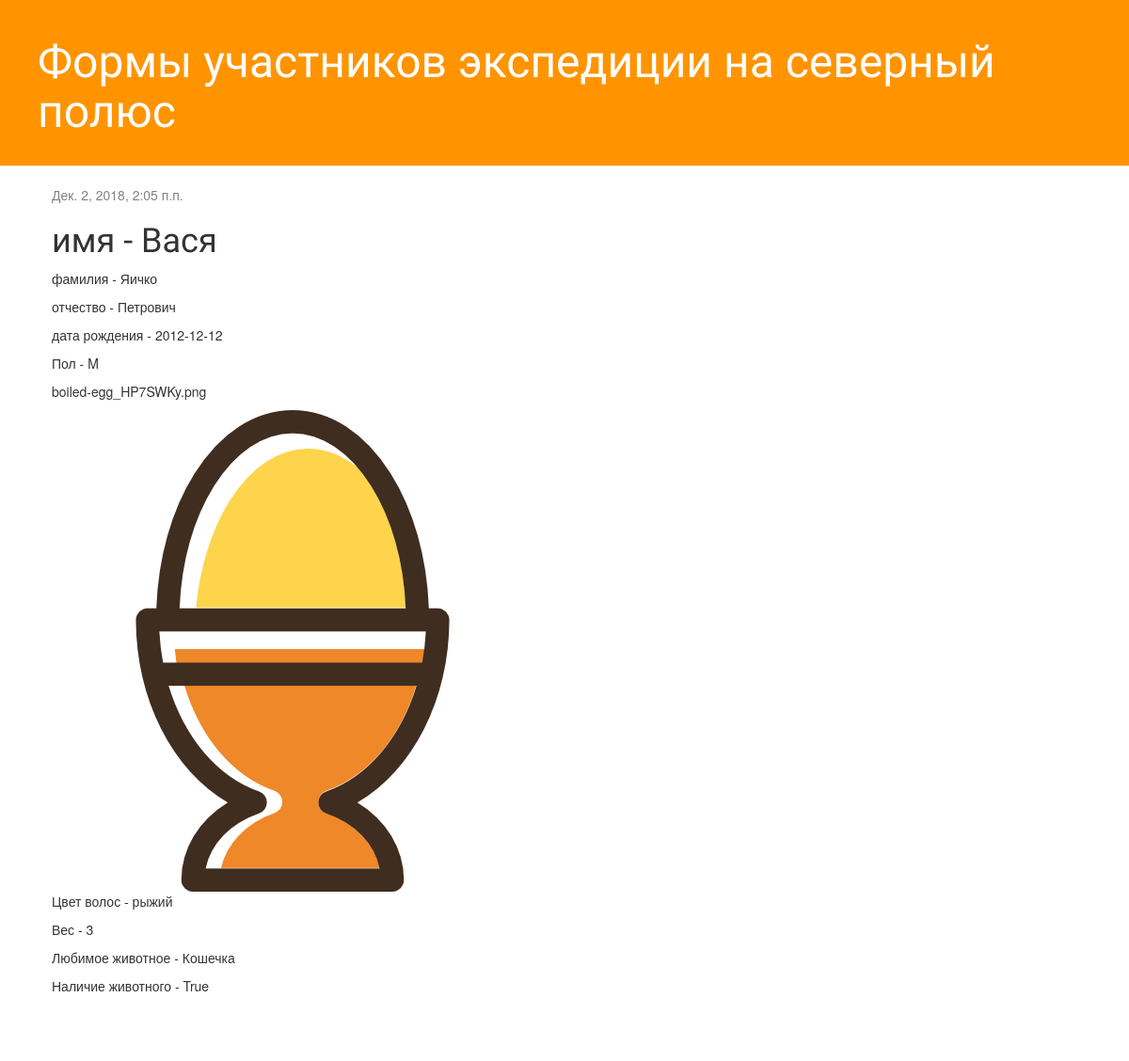
The app's page /post/24/ with its own data.
### blog/models.py (models this page shows, shortened)
class Post(models.Model):
    GENDER_CHOICES = (
        ('M', 'Male'),
        ('F', 'Female'),
    )
    HAIR_CHOICES = (
        ('блонд', 'блонд'),
        ('брюнет','брюнет'),
        ('шатен','шатен'),
        ('рыжий','рыжий'),
        ('русый','русый'),
        ('седой','седой'),
    )
    FAVORITE_ANIMAL = (
        ('Собачка','Собачка'),
        ('Кошечка','Кошечка'),
        ('нечто среднее','нечто среднее'),
    )
    HAVE_ANIMAL = (
        ('Y', 'Yes'),
        ('N', 'No'),
    )
    author = models.ForeignKey('auth.User', on_delete=models.CASCADE)
    name = models.CharField(max_length=200)
    surname = models.CharField(max_length=200, null=True)
    patronymic = models.CharField(max_length=200, null=True)
    DateofBirth = models.DateField(null=True)
    sex = models.CharField(max_length=1, choices=GENDER_CHOICES, null=True)
    img = models.ImageField(null=True, blank=True, upload_to="")
    hairСolor = models.CharField(max_length=6, choices=HAIR_CHOICES, null=True)
    weight = models.IntegerField(null=True)
    favoriteAnimal = models.CharField(max_length=100,choices=FAVORITE_ANIMAL, null=True)
    haveAnimal = models.BooleanField(default = False)
    created_date = models.DateTimeField(
            default=timezone.now)
    published_date = models.DateTimeField(
            blank=True, null=True)

### blog/views.py (the view)
# urls.py: url(r'^post/(?P<pk>\d+)/$', views.post_detail, name='post_detail'),
def post_detail(request, pk):
    post = get_object_or_404(Post, pk=pk)
    return render(request, 'blog/post_detail.html', {'post': post})

### blog/templates/blog/post_detail.html (shortened to what this page needs)
{% extends 'blog/base.html' %}
{% block content %}
    <div class="post">
        {% if post.published_date %}
            <div class="date">
                {{ post.published_date }}
            </div>
        {% endif %}
        <h1>имя - {{ post.name }}</h1>
        <p>фамилия - {{ post.surname|linebreaksbr }}</p>
        <p>отчество - {{ post.patronymic|linebreaksbr }}</p>
        <p>дата рождения - {{ post.DateofBirth|linebreaksbr }}</p>
        <p>Пол - {{ post.sex|linebreaksbr }}</p>
        <p>{{ post.img }}</p>
        <a href="#"><img class="img-responsive" src="http://127.0.0.1:8000/media/{{ post.img}}" alt=""></a>
        <p>Цвет волос - {{ post.hairСolor }}</p>
        <p>Вес - {{ post.weight }}</p>
        <p>Любимое животное - {{ post.favoriteAnimal }}</p>
        <p>Наличие животного - {{ post.haveAnimal }}</p>
    </div>
{% endblock %}

### blog/static/css/blog.css (style rules this page uses)
h1, h2, h3, h4 { font-family: 'Lobster', cursive; }
.date { color: #828282; }
.post { margin-bottom: 70px; }

### records on screen
Post: published_date "Дек. 2, 2018, 2:05 п.п.", name "Вася", surname "Яичко", patronymic "Петрович", DateofBirth "2012-12-12", sex "M", img "boiled-egg_HP7SWKy.png", img (picture), hairСolor "рыжий", weight "3", favoriteAnimal "Кошечка", haveAnimal "True"
